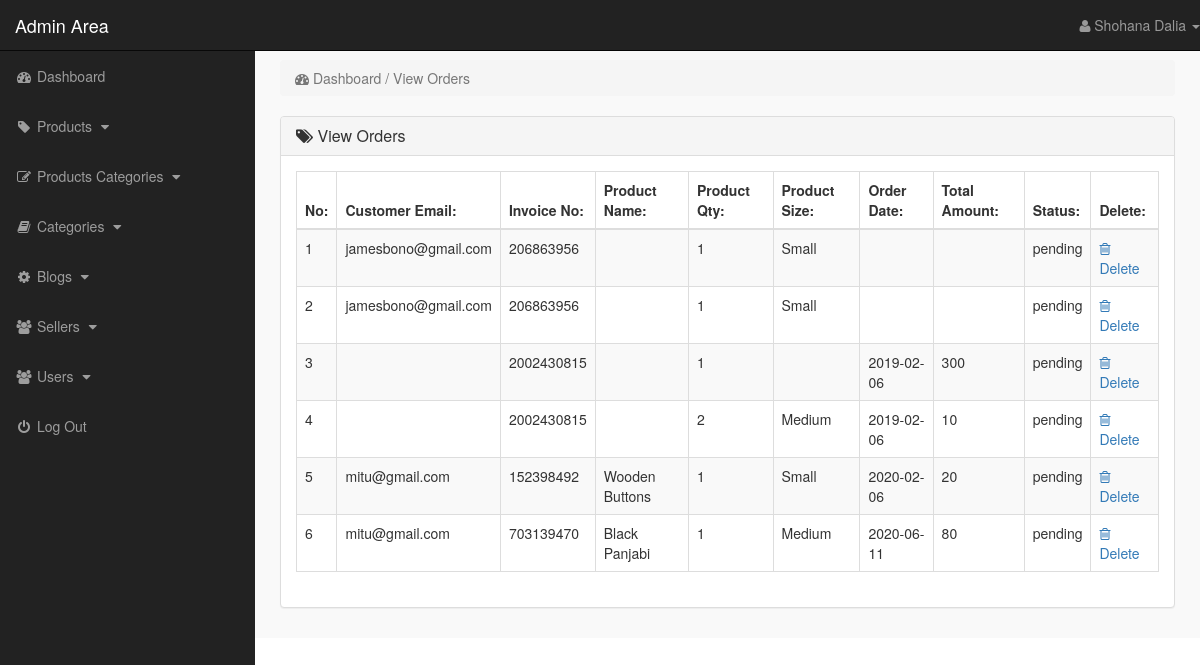
The app's page /admin_area/index.php?view_orders (signed in), older data.
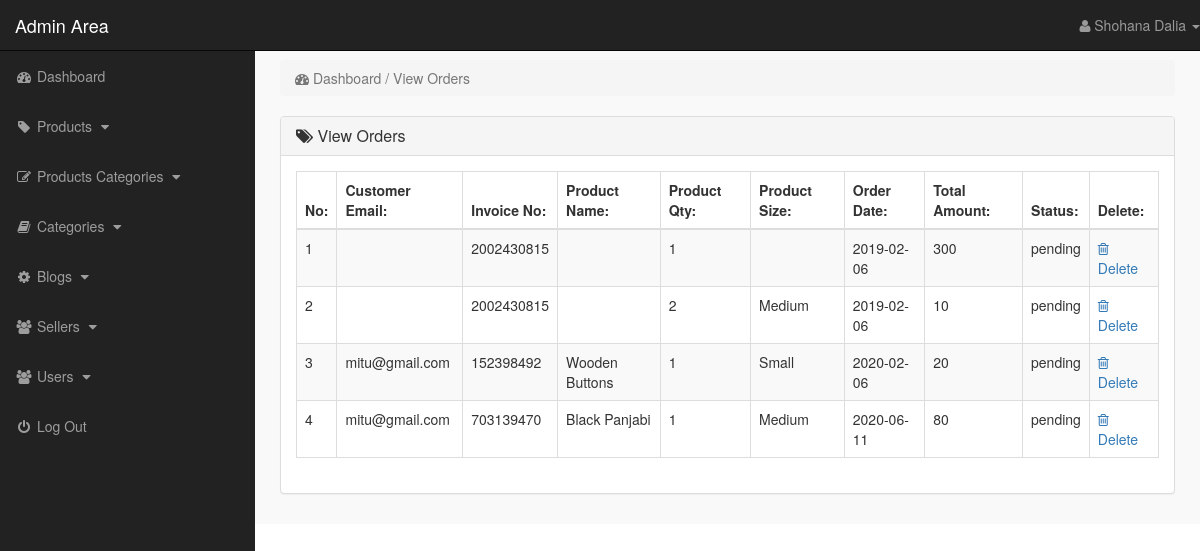
The same page, newer data.
### tables this page shows
CREATE TABLE `pending_orders` (
  `order_id` int(10) NOT NULL,
  `customer_id` int(10) NOT NULL,
  `invoice_no` int(10) NOT NULL,
  `product_id` text NOT NULL,
  `qty` int(10) NOT NULL,
  `size` text NOT NULL,
  `order_status` text NOT NULL
);

CREATE TABLE `customers` (
  `customer_id` int(10) NOT NULL,
  `customer_name` varchar(255) NOT NULL,
  `customer_email` varchar(255) NOT NULL,
  `customer_pass` varchar(255) NOT NULL,
  `customer_country` text NOT NULL,
  `customer_city` text NOT NULL,
  `customer_contact` varchar(255) NOT NULL,
  `customer_address` text NOT NULL,
  `customer_image` text NOT NULL,
  `customer_ip` varchar(100) NOT NULL
);

CREATE TABLE `customer_orders` (
  `order_id` int(10) NOT NULL,
  `customer_id` int(10) NOT NULL,
  `due_amount` int(100) NOT NULL,
  `invoice_no` int(100) NOT NULL,
  `qty` int(10) NOT NULL,
  `size` text NOT NULL,
  `order_date` date NOT NULL,
  `order_status` text NOT NULL
);

CREATE TABLE `products` (
  `product_id` int(10) NOT NULL,
  `p_cat_id` int(10) NOT NULL,
  `cat_id` int(10) NOT NULL,
  `seller` varchar(200) NOT NULL,
  `date` timestamp NOT NULL DEFAULT CURRENT_TIMESTAMP ON UPDATE CURRENT_TIMESTAMP,
  `product_title` text NOT NULL,
  `product_img1` text NOT NULL,
  `product_img2` text NOT NULL,
  `product_img3` text NOT NULL,
  `product_price` int(10) NOT NULL,
  `product_keywords` text NOT NULL,
  `product_desc` text NOT NULL
);

### admin_area/view_orders.php (the view)
<?php
    if(!isset($_SESSION['admin_email'])){
        echo "<script>window.open('login.php','_self')</script>";
    }else{
?>
<div class="row">
    <div class="col-lg-12">
        <ol class="breadcrumb">
            <li class="active">
                <i class="fa fa-dashboard"></i> Dashboard / View Orders
            </li>
        </ol>
    </div>
</div>
<div class="row">
    <div class="col-lg-12">
        <div class="panel panel-default">
            <div class="panel-heading">
               <h3 class="panel-title">
                   <i class="fa fa-tags"></i>  View Orders
               </h3>
            </div>
            <div class="panel-body">
                <div class="table-responsive">
                    <table class="table table-striped table-bordered table-hover">
                        <thead>
                            <tr>
                                <th> No: </th>
                                <th> Customer Email: </th>
                                <th> Invoice No: </th>
                                <th> Product Name: </th>
                                <th> Product Qty: </th>
                                <th> Product Size: </th>
                                <th> Order Date: </th>
                                <th> Total Amount: </th>
                                <th> Status: </th>
                                <th> Delete: </th>
                            </tr>
                        </thead>
                        <tbody>
                            <?php
                                $i=0;
                                $get_orders = "select * from pending_orders";
                                $run_orders = mysqli_query($con,$get_orders);
                                while($row_order=mysqli_fetch_array($run_orders)){
                                    $order_id = $row_order['order_id'];
                                    $c_id = $row_order['customer_id'];
                                    $invoice_no = $row_order['invoice_no'];
                                    $product_id = $row_order['product_id'];
                                    $qty = $row_order['qty'];
                                    $size = $row_order['size'];
                                    $order_status = $row_order['order_status'];
                                    $get_products = "select * from products where product_id='$product_id'";
                                    $run_products = mysqli_query($con,$get_products);
                                    $row_products = mysqli_fetch_array($run_products);
                                    $product_title = $row_products['product_title'];
                                    $get_customer = "select * from customers where customer_id='$c_id'";
                                    $run_customer = mysqli_query($con,$get_customer);
                                    $row_customer = mysqli_fetch_array($run_customer);
                                    $customer_email = $row_customer['customer_email'];
                                    $get_c_order = "select * from customer_orders where order_id='$order_id'";
                                    $run_c_order = mysqli_query($con,$get_c_order);
                                    $row_c_order = mysqli_fetch_array($run_c_order);
                                    $order_date = $row_c_order['order_date'];
                                    $order_amount = $row_c_order['due_amount'];
                                    $i++;
                            ?>
                            <tr>
                                <td> <?php echo $i; ?> </td>
                                <td> <?php echo $customer_email; ?> </td>
                                <td> <?php echo $invoice_no; ?></td>
                                <td> <?php echo $product_title; ?> </td>
                                <td> <?php echo $qty; ?></td>
                                <td> <?php echo $size; ?> </td>
                                <td> <?php echo $order_date; ?> </td>
                                <td> <?php echo $order_amount; ?> </td>
                                <td>
                                    <?php
                                        if($order_status=='pending'){
                                            echo $order_status='pending';
                                        }else{
                                            echo $order_status='Complete';
                                        }
                                    ?>
                                </td>
                                <td>
                                     <a href="index.php?delete_order=<?php echo $order_id; ?>">
                                        <i class="fa fa-trash-o"></i> Delete
                                     </a>
                                </td>
                            </tr>
                            <?php } ?>
                        </tbody>
                    </table>
                </div>
            </div>
        </div>
    </div>
</div>
<?php } ?>

### admin_area/index.php (shortened to what this page needs)
<?php
    include("includes/db.php");
        $admin_session = $_SESSION['admin_email'];
        $get_admin = "select * from admins where admin_email='$admin_session'";
        $run_admin = mysqli_query($con,$get_admin);
        $row_admin = mysqli_fetch_array($run_admin);
        $admin_name = $row_admin['admin_name'];
?>
<!DOCTYPE html>
<html lang="en">
<head>
    <link rel="stylesheet" href="css/bootstrap-337.min.css">
    <link rel="stylesheet" href="font-awsome/css/font-awesome.min.css">
    <link rel="stylesheet" href="css/style.css">
</head>
<body>
    <div id="wrapper">
       <?php include("includes/sidebar.php"); ?>
        <div id="page-wrapper">
            <div class="container-fluid">
                <?php
                    if(isset($_GET['dashboard'])){
                        include("dashboard.php");
                }   if(isset($_GET['insert_product'])){
                        include("insert_product.php");
                }   if(isset($_GET['view_products'])){
                        include("view_products.php");
                }   if(isset($_GET['delete_product'])){
                        include("delete_product.php");
                }   if(isset($_GET['edit_product'])){
                        include("edit_product.php");
                }   if(isset($_GET['insert_p_cat'])){
                        include("insert_p_cat.php");
                }   if(isset($_GET['view_p_cats'])){
                        include("view_p_cats.php");
                }   if(isset($_GET['delete_p_cat'])){
                        include("delete_p_cat.php");
                }   if(isset($_GET['edit_p_cat'])){
                        include("edit_p_cat.php");
                }   if(isset($_GET['insert_cat'])){
                        include("insert_cat.php");
                }   if(isset($_GET['view_cats'])){
                        include("view_cats.php");
                }   if(isset($_GET['edit_cat'])){
                        include("edit_cat.php");
                }   if(isset($_GET['delete_cat'])){
                        include("delete_cat.php");
                }   if(isset($_GET['insert_slide'])){
                        include("insert_slide.php");
                }   if(isset($_GET['view_slides'])){
                        include("view_slides.php");
                }   if(isset($_GET['delete_slide'])){
                        include("delete_slide.php");
                }   if(isset($_GET['edit_slide'])){
                        include("edit_slide.php");
                }   if(isset($_GET['view_customers'])){
                        include("view_customers.php");
                }   if(isset($_GET['delete_customer'])){
                        include("delete_customer.php");
                }	if(isset($_GET['request_approval'])){
                        include("request_approval.php");
                }	if(isset($_GET['approve_seller'])){
                        include("approve_seller.php");
                }	if(isset($_GET['reject_seller'])){
                        include("reject_seller.php");
                }	if(isset($_GET['view_sellers'])){
                        include("view_sellers.php");
                }   if(isset($_GET['view_orders'])){
                        include("view_orders.php");
                }   if(isset($_GET['delete_order'])){
                        include("delete_order.php");
                }   if(isset($_GET['view_payments'])){
                        include("view_payments.php");
                }   if(isset($_GET['delete_payment'])){
                        include("delete_payment.php");
                }   if(isset($_GET['view_users'])){
                        include("view_users.php");
                }   if(isset($_GET['delete_user'])){
                        include("delete_user.php");
                }   if(isset($_GET['insert_user'])){
                        include("insert_user.php");
                }   if(isset($_GET['user_profile'])){
                        include("user_profile.php");
                }	if(isset($_GET['view_blog'])){
                        include("view_blog.php");
                }   if(isset($_GET['delete_blog'])){
                        include("delete_blog.php");
                }   if(isset($_GET['insert_blog'])){
                        include("insert_blog.php");
                }   if(isset($_GET['update_blog'])){
                        include("update_blog.php");
                }
                ?>
            </div>
        </div>
    </div>
</body>
</html>

### admin_area/includes/sidebar.php (shortened to what this page needs)
<?php
    if(!isset($_SESSION['admin_email'])){
        echo "<script>window.open('login.php','_self')</script>";
    }else{
?>
<nav class="navbar navbar-inverse navbar-fixed-top">
    <div class="navbar-header">
        <a href="index.php?dashboard" class="navbar-brand">Admin Area</a>
    </div>
    <ul class="nav navbar-right top-nav">
        <li class="dropdown">
            <a href="#" class="dropdown-toggle" data-toggle="dropdown">
                <i class="fa fa-user"></i> <?php echo $admin_name;  ?> <b class="caret"></b>
            </a>
        </li>
    </ul>
    <div class="collapse navbar-collapse navbar-ex1-collapse">
        <ul class="nav navbar-nav side-nav">
            <li>
                <a href="index.php?dashboard">
                        <i class="fa fa-fw fa-dashboard"></i> Dashboard
                </a>
            </li>
            <li>
                <a href="#" data-toggle="collapse" data-target="#products">
                        <i class="fa fa-fw fa-tag"></i> Products
                        <i class="fa fa-fw fa-caret-down"></i>
                </a>
            </li>
            <li>
                <a href="#" data-toggle="collapse" data-target="#p_cat">
                        <i class="fa fa-fw fa-edit"></i> Products Categories
                        <i class="fa fa-fw fa-caret-down"></i>
                </a>
            </li>
            <li>
                <a href="#" data-toggle="collapse" data-target="#cat">
                        <i class="fa fa-fw fa-book"></i> Categories
                        <i class="fa fa-fw fa-caret-down"></i>
                </a>
            </li>
			<li>
                <a href="#" data-toggle="collapse" data-target="#blogs">
                        <i class="fa fa-fw fa-gear"></i> Blogs
                        <i class="fa fa-fw fa-caret-down"></i>
                </a>
            </li>
            <li>
			    <a href="#" data-toggle="collapse" data-target="#seller">
                        <i class="fa fa-fw fa-users"></i> Sellers
                        <i class="fa fa-fw fa-caret-down"></i>
                </a>
            </li>
            <li>
                <a href="#" data-toggle="collapse" data-target="#users">
                        <i class="fa fa-fw fa-users"></i> Users
                        <i class="fa fa-fw fa-caret-down"></i>
                </a>
            </li>
            <li>
                <a href="logout.php">
                    <i class="fa fa-fw fa-power-off"></i> Log Out
                </a>
            </li>
        </ul>
    </div>
</nav>
<?php } ?>

### admin_area/css/style.css (style rules this page uses)
body { margin-top: 100px; }
#wrapper { padding-left: 0px; }
#page-wrapper { width: 100%; padding: 0; background-color: #f9f9f9; }
@media (min-width: 768px) { body { margin-top: 50px; } }
@media (min-width: 768px) { #wrapper { padding-left: 255px; } }
@media (min-width: 768px) { #page-wrapper { padding: 10px; } }
.top-nav { 0 15px; }
.top-nav>li { float: left; display: inline-block; }
.top-nav>li>a { color: #999999; line-height: 20px; padding-top: 15px; padding-bottom: 15px; }
@media (min-width: 768px) { .side-nav { position: fixed; top: 51px; bottom: 0; width: 255px; overflow-y: auto; overflow-x: hidden; background-color: #222222; padding-bottom: 40px; border-radius: 0; } }
@media (min-width: 768px) { .side-nav>li>a { width: 255px; } }
.panel-body { border-radius: 5px; }

Row changes from the older to the newer data that the page shows:
removed pending_orders: customer.customer_email "jamesbono@gmail.com", invoice_no "206863956", qty "1", size "Small"
removed pending_orders: customer.customer_email "jamesbono@gmail.com", invoice_no "206863956", qty "1", size "Small"
